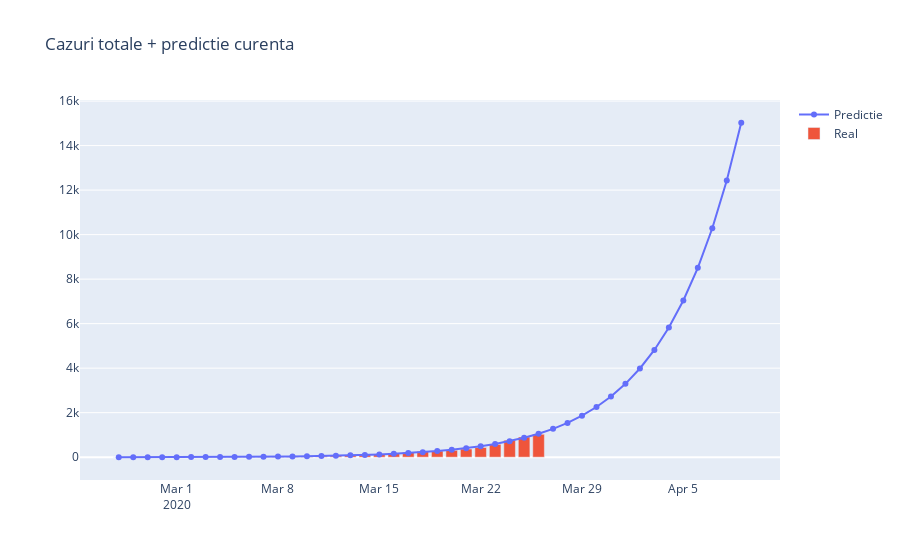
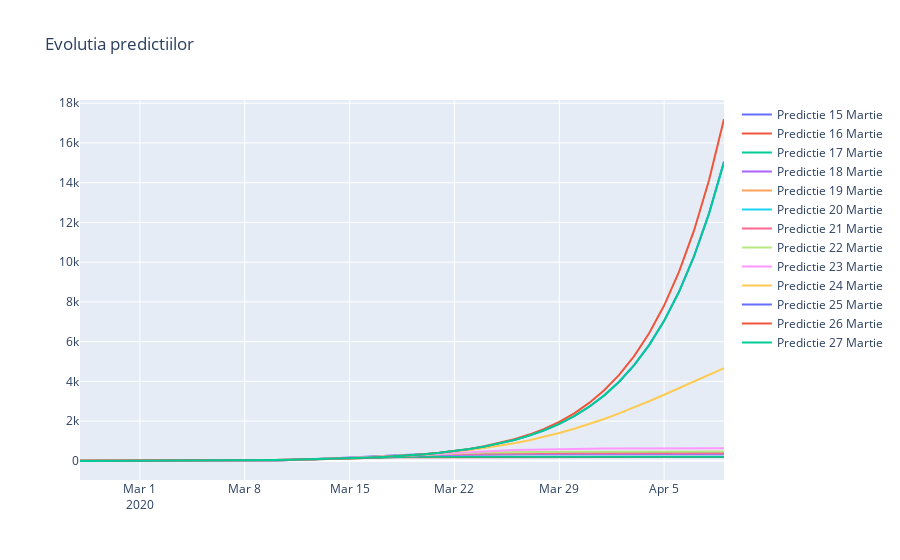
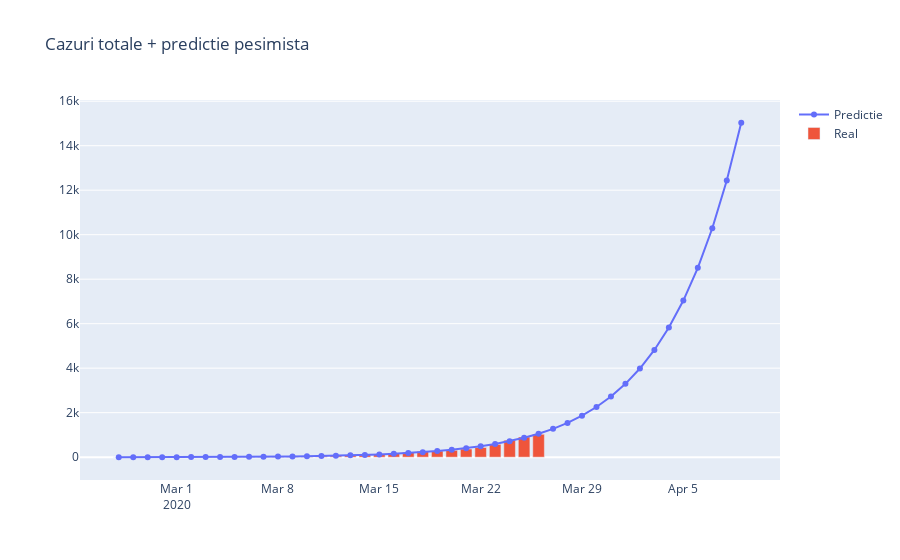
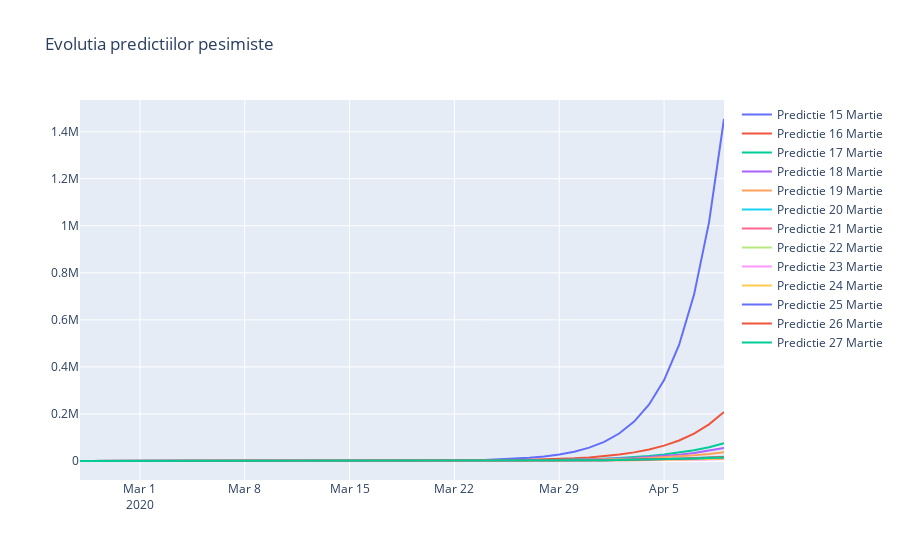

Notebook source saved alongside these figures, in order:
### Code cell
plot_prediction(logistic, pacienti, "Cazuri totale + predictie curenta", divider=10000)
plot_predictions_history(logistic, pacienti, "Evolutia predictiilor", divider=10000)

plot_prediction(exponential, pacienti, "Cazuri totale + predictie pesimista", divider=1)
plot_predictions_history(exponential, pacienti, "Evolutia predictiilor pesimiste", divider=1)

plot_prediction(parabolic, pacienti, "Cazuri totale + predictie parabolica", divider=1)
plot_predictions_history(parabolic, pacienti, "Evolutia predictiilor parabolice", divider=1)

#plot_prediction(sigmoid, pacienti, "Cazuri totale + predictie sigmoid", divider=1000)
#plot_predictions_history(sigmoid, pacienti, "Evolutia predictiilor sigmoid", divider=1000)
